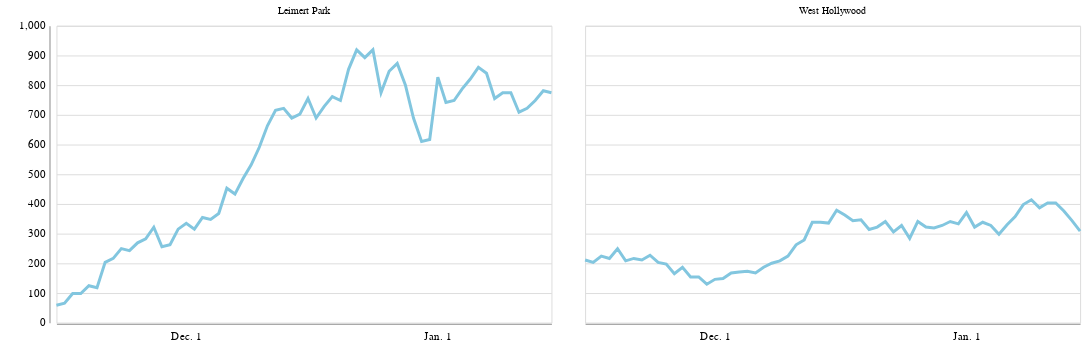

Source (notebook cell):
### Code cell
twocities_chart2

### Figure 1 — Vega-Lite specification as saved in the notebook (floating-point values rounded to 4 significant figures)
{"config": {"view": {"width": 800, "height": 450}, "background": "#ffffff", "title": {"anchor": "start", "font": "Benton Gothic Bold, sans", "fontColor": "#000000", "fontSize": 22, "fontWeight": "normal"}, "arc": {"fill": "#82c6df"}, "area": {"fill": "#82c6df"}, "line": {"stroke": "#82c6df", "strokeWidth": 3}, "path": {"stroke": "#82c6df"}, "rect": {"fill": "#82c6df"}, "shape": {"stroke": "#82c6df"}, "bar": {"fill": "#82c6df"}, "point": {"stroke": "#82c6df"}, "symbol": {"fill": "#82c6df", "size": 30}, "axis": {"titleFont": "Benton Gothic Bold, sans", "titleFontSize": 13, "titleFontWeight": "normal", "labelFont": "Benton Gothic, sans", "labelFontSize": 11.5, "labelFontWeight": "normal"}, "axisX": {"labelAngle": 0, "labelPadding": 4, "tickSize": 3}, "axisY": {"labelBaseline": "middle", "maxExtent": 45, "minExtent": 45, "tickSize": 2, "titleAlign": "left", "titleAngle": 0, "titleX": -45, "titleY": -11}, "legend": {"titleFont": "Benton Gothic Bold, sans", "titleFontSize": 13, "titleFontWeight": "normal", "symbolType": "square", "labelFont": "Benton Gothic, sans", "labelFontSize": 11.5}, "range": {"category": ["#3580b1", "#ec8431", "#ab7fb4", "#c89d29", "#adc839", "#829eb1"], "diverging": ["#e68a4f", "#f4bb6a", "#f9e39c", "#dadfe2", "#a6b7c6", "#849eae"], "heatmap": ["#fbf2c7", "#f9e39c", "#f8d36e", "#f4bb6a", "#e68a4f", "#d15a40", "#ab4232"], "ordinal": ["#fbf2c7", "#f9e39c", "#f8d36e", "#f4bb6a", "#e68a4f", "#d15a40", "#ab4232"], "ramp": ["#fbf2c7", "#f9e39c", "#f8d36e", "#f4bb6a", "#e68a4f", "#d15a40", "#ab4232"]}}, "data": {"name": "data-8e1af4afa22e282c3bcba3a6b4e79a15"}, "mark": "line", "encoding": {"facet": {"type": "nominal", "columns": 2, "field": "name", "title": ""}, "x": {"type": "temporal", "axis": {"format": "%b. %-d", "grid": false, "tickColor": "#ffffff", "tickCount": 4, "title": ""}, "field": "date"}, "y": {"type": "quantitative", "axis": {"tickColor": "#ffffff"}, "field": "new_confirmed_cases_seven_day_per_100k", "title": ""}}, "height": 300, "width": 500, "$schema": "https://vega.github.io/schema/vega-lite/v4.8.1.json", "datasets": {"data-8e1af4afa22e282c3bcba3a6b4e79a15": [{"name": "Leimert Park", "date": "2020-11-15", "new_confirmed_cases_seven_day_per_100k": 59.07}, {"name": "Leimert Park", "date": "2020-11-16", "new_confirmed_cases_seven_day_per_100k": 65.64}, {"name": "Leimert Park", "date": "2020-11-17", "new_confirmed_cases_seven_day_per_100k": 98.46}, {"name": "Leimert Park", "date": "2020-11-18", "new_confirmed_cases_seven_day_per_100k": 98.46}, {"name": "Leimert Park", "date": "2020-11-19", "new_confirmed_cases_seven_day_per_100k": 124.7}, {"name": "Leimert Park", "date": "2020-11-20", "new_confirmed_cases_seven_day_per_100k": 118.1}, {"name": "Leimert Park", "date": "2020-11-21", "new_confirmed_cases_seven_day_per_100k": 203.5}, {"name": "Leimert Park", "date": "2020-11-22", "new_confirmed_cases_seven_day_per_100k": 216.6}, {"name": "Leimert Park", "date": "2020-11-23", "new_confirmed_cases_seven_day_per_100k": 249.4}, {"name": "Leimert Park", "date": "2020-11-24", "new_confirmed_cases_seven_day_per_100k": 242.9}, {"name": "Leimert Park", "date": "2020-11-25", "new_confirmed_cases_seven_day_per_100k": 269.1}, {"name": "Leimert Park", "date": "2020-11-26", "new_confirmed_cases_seven_day_per_100k": 282.2}, {"name": "Leimert Park", "date": "2020-11-27", "new_confirmed_cases_seven_day_per_100k": 321.6}, {"name": "Leimert Park", "date": "2020-11-28", "new_confirmed_cases_seven_day_per_100k": 256.0}, {"name": "Leimert Park", "date": "2020-11-29", "new_confirmed_cases_seven_day_per_100k": 262.6}, {"name": "Leimert Park", "date": "2020-11-30", "new_confirmed_cases_seven_day_per_100k": 315.1}, {"name": "Leimert Park", "date": "2020-12-01", "new_confirmed_cases_seven_day_per_100k": 334.8}, {"name": "Leimert Park", "date": "2020-12-02", "new_confirmed_cases_seven_day_per_100k": 315.1}, {"name": "Leimert Park", "date": "2020-12-03", "new_confirmed_cases_seven_day_per_100k": 354.4}, {"name": "Leimert Park", "date": "2020-12-04", "new_confirmed_cases_seven_day_per_100k": 347.9}, {"name": "Leimert Park", "date": "2020-12-05", "new_confirmed_cases_seven_day_per_100k": 367.6}, {"name": "Leimert Park", "date": "2020-12-06", "new_confirmed_cases_seven_day_per_100k": 452.9}, {"name": "Leimert Park", "date": "2020-12-07", "new_confirmed_cases_seven_day_per_100k": 433.2}, {"name": "Leimert Park", "date": "2020-12-08", "new_confirmed_cases_seven_day_per_100k": 485.7}, {"name": "Leimert Park", "date": "2020-12-09", "new_confirmed_cases_seven_day_per_100k": 531.7}, {"name": "Leimert Park", "date": "2020-12-10", "new_confirmed_cases_seven_day_per_100k": 590.7}, {"name": "Leimert Park", "date": "2020-12-11", "new_confirmed_cases_seven_day_per_100k": 662.9}, {"name": "Leimert Park", "date": "2020-12-12", "new_confirmed_cases_seven_day_per_100k": 715.5}, {"name": "Leimert Park", "date": "2020-12-13", "new_confirmed_cases_seven_day_per_100k": 722.0}, {"name": "Leimert Park", "date": "2020-12-14", "new_confirmed_cases_seven_day_per_100k": 689.2}, {"name": "Leimert Park", "date": "2020-12-15", "new_confirmed_cases_seven_day_per_100k": 702.3}, {"name": "Leimert Park", "date": "2020-12-16", "new_confirmed_cases_seven_day_per_100k": 754.8}, {"name": "Leimert Park", "date": "2020-12-17", "new_confirmed_cases_seven_day_per_100k": 689.2}, {"name": "Leimert Park", "date": "2020-12-18", "new_confirmed_cases_seven_day_per_100k": 728.6}, {"name": "Leimert Park", "date": "2020-12-19", "new_confirmed_cases_seven_day_per_100k": 761.4}, {"name": "Leimert Park", "date": "2020-12-20", "new_confirmed_cases_seven_day_per_100k": 748.3}, {"name": "Leimert Park", "date": "2020-12-21", "new_confirmed_cases_seven_day_per_100k": 853.3}, {"name": "Leimert Park", "date": "2020-12-22", "new_confirmed_cases_seven_day_per_100k": 918.9}, {"name": "Leimert Park", "date": "2020-12-23", "new_confirmed_cases_seven_day_per_100k": 892.7}, {"name": "Leimert Park", "date": "2020-12-24", "new_confirmed_cases_seven_day_per_100k": 918.9}, {"name": "Leimert Park", "date": "2020-12-25", "new_confirmed_cases_seven_day_per_100k": 774.5}, {"name": "Leimert Park", "date": "2020-12-26", "new_confirmed_cases_seven_day_per_100k": 846.7}, {"name": "Leimert Park", "date": "2020-12-27", "new_confirmed_cases_seven_day_per_100k": 873.0}, {"name": "Leimert Park", "date": "2020-12-28", "new_confirmed_cases_seven_day_per_100k": 800.8}, {"name": "Leimert Park", "date": "2020-12-29", "new_confirmed_cases_seven_day_per_100k": 689.2}, {"name": "Leimert Park", "date": "2020-12-30", "new_confirmed_cases_seven_day_per_100k": 610.4}, {"name": "Leimert Park", "date": "2020-12-31", "new_confirmed_cases_seven_day_per_100k": 617.0}, {"name": "Leimert Park", "date": "2021-01-01", "new_confirmed_cases_seven_day_per_100k": 827.0}, {"name": "Leimert Park", "date": "2021-01-02", "new_confirmed_cases_seven_day_per_100k": 741.7}, {"name": "Leimert Park", "date": "2021-01-03", "new_confirmed_cases_seven_day_per_100k": 748.3}, {"name": "Leimert Park", "date": "2021-01-04", "new_confirmed_cases_seven_day_per_100k": 787.7}, {"name": "Leimert Park", "date": "2021-01-05", "new_confirmed_cases_seven_day_per_100k": 820.5}, {"name": "Leimert Park", "date": "2021-01-06", "new_confirmed_cases_seven_day_per_100k": 859.9}, {"name": "Leimert Park", "date": "2021-01-07", "new_confirmed_cases_seven_day_per_100k": 840.2}, {"name": "Leimert Park", "date": "2021-01-08", "new_confirmed_cases_seven_day_per_100k": 754.8}, {"name": "Leimert Park", "date": "2021-01-09", "new_confirmed_cases_seven_day_per_100k": 774.5}, {"name": "Leimert Park", "date": "2021-01-10", "new_confirmed_cases_seven_day_per_100k": 774.5}, {"name": "Leimert Park", "date": "2021-01-11", "new_confirmed_cases_seven_day_per_100k": 708.9}, {"name": "Leimert Park", "date": "2021-01-12", "new_confirmed_cases_seven_day_per_100k": 722.0}, {"name": "Leimert Park", "date": "2021-01-13", "new_confirmed_cases_seven_day_per_100k": 748.3}, {"name": "Leimert Park", "date": "2021-01-14", "new_confirmed_cases_seven_day_per_100k": 781.1}, {"name": "Leimert Park", "date": "2021-01-15", "new_confirmed_cases_seven_day_per_100k": 774.5}, {"name": "West Hollywood", "date": "2020-11-15", "new_confirmed_cases_seven_day_per_100k": 211.1}, {"name": "West Hollywood", "date": "2020-11-16", "new_confirmed_cases_seven_day_per_100k": 203.0}, {"name": "West Hollywood", "date": "2020-11-17", "new_confirmed_cases_seven_day_per_100k": 224.6}, {"name": "West Hollywood", "date": "2020-11-18", "new_confirmed_cases_seven_day_per_100k": 216.5}, {"name": "West Hollywood", "date": "2020-11-19", "new_confirmed_cases_seven_day_per_100k": 249.0}, {"name": "West Hollywood", "date": "2020-11-20", "new_confirmed_cases_seven_day_per_100k": 208.4}, {"name": "West Hollywood", "date": "2020-11-21", "new_confirmed_cases_seven_day_per_100k": 216.5}, {"name": "West Hollywood", "date": "2020-11-22", "new_confirmed_cases_seven_day_per_100k": 211.1}, {"name": "West Hollywood", "date": "2020-11-23", "new_confirmed_cases_seven_day_per_100k": 227.3}, {"name": "West Hollywood", "date": "2020-11-24", "new_confirmed_cases_seven_day_per_100k": 203.0}, {"name": "West Hollywood", "date": "2020-11-25", "new_confirmed_cases_seven_day_per_100k": 197.6}, {"name": "West Hollywood", "date": "2020-11-26", "new_confirmed_cases_seven_day_per_100k": 165.1}, {"name": "West Hollywood", "date": "2020-11-27", "new_confirmed_cases_seven_day_per_100k": 186.7}, {"name": "West Hollywood", "date": "2020-11-28", "new_confirmed_cases_seven_day_per_100k": 154.3}, {"name": "West Hollywood", "date": "2020-11-29", "new_confirmed_cases_seven_day_per_100k": 154.3}, {"name": "West Hollywood", "date": "2020-11-30", "new_confirmed_cases_seven_day_per_100k": 129.9}, {"name": "West Hollywood", "date": "2020-12-01", "new_confirmed_cases_seven_day_per_100k": 146.1}, {"name": "West Hollywood", "date": "2020-12-02", "new_confirmed_cases_seven_day_per_100k": 148.8}, {"name": "West Hollywood", "date": "2020-12-03", "new_confirmed_cases_seven_day_per_100k": 167.8}, {"name": "West Hollywood", "date": "2020-12-04", "new_confirmed_cases_seven_day_per_100k": 170.5}, {"name": "West Hollywood", "date": "2020-12-05", "new_confirmed_cases_seven_day_per_100k": 173.2}, {"name": "West Hollywood", "date": "2020-12-06", "new_confirmed_cases_seven_day_per_100k": 167.8}, {"name": "West Hollywood", "date": "2020-12-07", "new_confirmed_cases_seven_day_per_100k": 186.7}, {"name": "West Hollywood", "date": "2020-12-08", "new_confirmed_cases_seven_day_per_100k": 200.3}, {"name": "West Hollywood", "date": "2020-12-09", "new_confirmed_cases_seven_day_per_100k": 208.4}, {"name": "West Hollywood", "date": "2020-12-10", "new_confirmed_cases_seven_day_per_100k": 224.6}, {"name": "West Hollywood", "date": "2020-12-11", "new_confirmed_cases_seven_day_per_100k": 262.5}, {"name": "West Hollywood", "date": "2020-12-12", "new_confirmed_cases_seven_day_per_100k": 278.7}, {"name": "West Hollywood", "date": "2020-12-13", "new_confirmed_cases_seven_day_per_100k": 338.3}, {"name": "West Hollywood", "date": "2020-12-14", "new_confirmed_cases_seven_day_per_100k": 338.3}, {"name": "West Hollywood", "date": "2020-12-15", "new_confirmed_cases_seven_day_per_100k": 335.6}, {"name": "West Hollywood", "date": "2020-12-16", "new_confirmed_cases_seven_day_per_100k": 378.9}, {"name": "West Hollywood", "date": "2020-12-17", "new_confirmed_cases_seven_day_per_100k": 362.6}, {"name": "West Hollywood", "date": "2020-12-18", "new_confirmed_cases_seven_day_per_100k": 343.7}, {"name": "West Hollywood", "date": "2020-12-19", "new_confirmed_cases_seven_day_per_100k": 346.4}, {"name": "West Hollywood", "date": "2020-12-20", "new_confirmed_cases_seven_day_per_100k": 313.9}, {"name": "West Hollywood", "date": "2020-12-21", "new_confirmed_cases_seven_day_per_100k": 322.0}, {"name": "West Hollywood", "date": "2020-12-22", "new_confirmed_cases_seven_day_per_100k": 341.0}, {"name": "West Hollywood", "date": "2020-12-23", "new_confirmed_cases_seven_day_per_100k": 305.8}, {"name": "West Hollywood", "date": "2020-12-24", "new_confirmed_cases_seven_day_per_100k": 327.5}, {"name": "West Hollywood", "date": "2020-12-25", "new_confirmed_cases_seven_day_per_100k": 284.2}, {"name": "West Hollywood", "date": "2020-12-26", "new_confirmed_cases_seven_day_per_100k": 341.0}, {"name": "West Hollywood", "date": "2020-12-27", "new_confirmed_cases_seven_day_per_100k": 322.0}, {"name": "West Hollywood", "date": "2020-12-28", "new_confirmed_cases_seven_day_per_100k": 319.3}, {"name": "West Hollywood", "date": "2020-12-29", "new_confirmed_cases_seven_day_per_100k": 327.5}, {"name": "West Hollywood", "date": "2020-12-30", "new_confirmed_cases_seven_day_per_100k": 341.0}, {"name": "West Hollywood", "date": "2020-12-31", "new_confirmed_cases_seven_day_per_100k": 332.9}, {"name": "West Hollywood", "date": "2021-01-01", "new_confirmed_cases_seven_day_per_100k": 370.8}, {"name": "West Hollywood", "date": "2021-01-02", "new_confirmed_cases_seven_day_per_100k": 322.0}, {"name": "West Hollywood", "date": "2021-01-03", "new_confirmed_cases_seven_day_per_100k": 338.3}, {"name": "West Hollywood", "date": "2021-01-04", "new_confirmed_cases_seven_day_per_100k": 327.5}, {"name": "West Hollywood", "date": "2021-01-05", "new_confirmed_cases_seven_day_per_100k": 297.7}, {"name": "West Hollywood", "date": "2021-01-06", "new_confirmed_cases_seven_day_per_100k": 330.2}, {"name": "West Hollywood", "date": "2021-01-07", "new_confirmed_cases_seven_day_per_100k": 357.2}, {"name": "West Hollywood", "date": "2021-01-08", "new_confirmed_cases_seven_day_per_100k": 397.8}, {"name": "West Hollywood", "date": "2021-01-09", "new_confirmed_cases_seven_day_per_100k": 414.1}, {"name": "West Hollywood", "date": "2021-01-10", "new_confirmed_cases_seven_day_per_100k": 387.0}, {"name": "West Hollywood", "date": "2021-01-11", "new_confirmed_cases_seven_day_per_100k": 403.2}, {"name": "West Hollywood", "date": "2021-01-12", "new_confirmed_cases_seven_day_per_100k": 403.2}, {"name": "West Hollywood", "date": "2021-01-13", "new_confirmed_cases_seven_day_per_100k": 376.2}, {"name": "West Hollywood", "date": "2021-01-14", "new_confirmed_cases_seven_day_per_100k": 343.7}, {"name": "West Hollywood", "date": "2021-01-15", "new_confirmed_cases_seven_day_per_100k": 308.5}]}}
